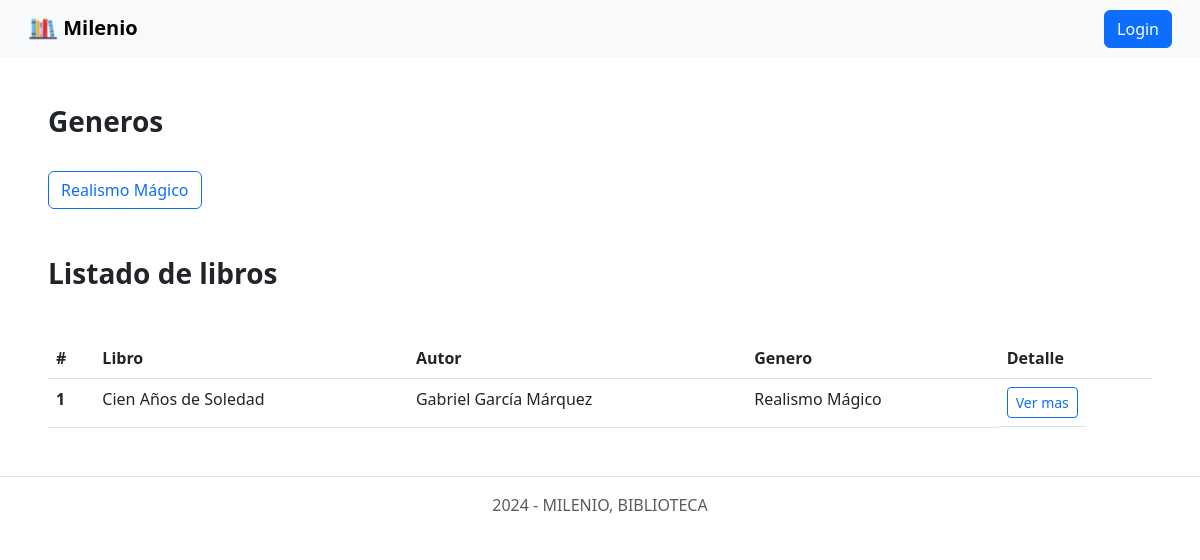
Before: / with the older database file.
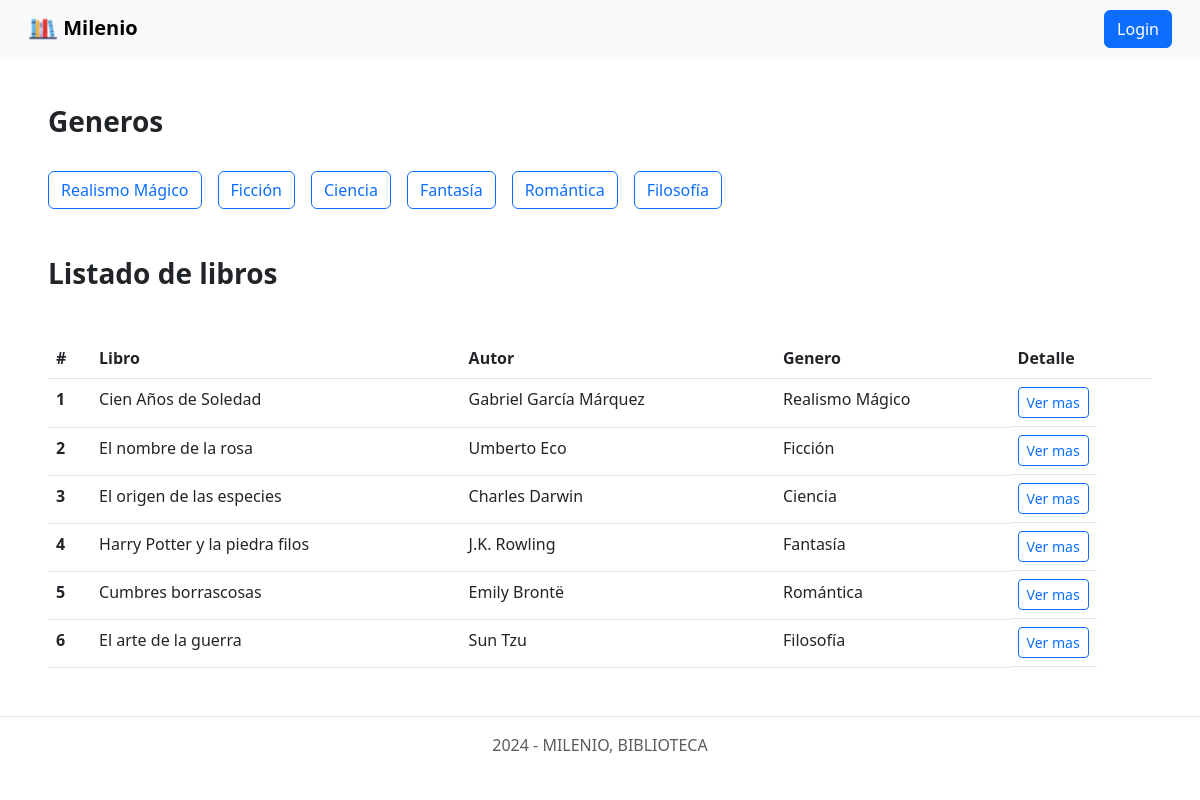
After: the same page with the newer database file.
### tables this page shows
CREATE TABLE `libros` (
  `id_libro` int(11) NOT NULL,
  `nombre` varchar(30) NOT NULL,
  `autor` varchar(30) NOT NULL,
  `resena` text NOT NULL,
  `genero` varchar(30) NOT NULL
);

### function.router.php (called while the page is built, shortened)
<?php
    function showHome(){
        include_once 'templates/layout/header.phtml';
        include_once 'templates/generos.phtml';
        include_once 'templates/catalogo.phtml';
        include_once 'templates/layout/footer.phtml';
    }

### db.php (called while the page is built)
<?php
    $db = new PDO('mysql:host=localhost;dbname=milenio_db;charset=utf8', 'root', '');
    $query = $db->prepare('SELECT * FROM libros');
    $query->execute();
    $catalogo = $query->fetchAll(PDO::FETCH_ASSOC);
    $generos = [];
    foreach ($catalogo as $genero):
        if (!in_array($genero['genero'], $generos)):
            $generos[] = $genero['genero'];
        endif;
    endforeach;

### templates/catalogo.phtml (the view)
<?php
    include_once 'db.php';
?>
<div class="mx-5">
    <h2 class="fs-3 fw-bold mt-5">Listado de libros</h2>
    <table class="table mt-5">
        <thead>
            <tr>
                <th scope="col">#</th><th scope="col">Libro</th><th scope="col">Autor</th><th scope="col">Genero</th><th scope="col">Detalle</th>
            </tr>
        </thead>
        <tbody>
            <?php
                foreach($catalogo as $libro){
                    echo '
                        <tr>
                            <th scope="row">' . $libro['id_libro'] . '</th>
                            <td>' . $libro['nombre'] . '</td>
                            <td>' . $libro['autor'] . '</td>
                            <td>' . $libro['genero'] . '</td>
                            <td class="d-inline-flex gap-3">
                                <a href="../router.php?action=detail/' . $libro['id_libro'] . '">
                                    <button type="button" class="btn btn-outline-primary btn-sm">Ver mas</button>
                                </a>
                            </td>
                        </tr>
                    ';
                }
            ?>
        </tbody>
    </table>
</div>

### router.php (shortened to what this page needs)
<?php
    include_once 'function.router.php';
    if(!empty($_GET['action'])){
        $action = $_GET['action'];
    } else {
        $action = 'home';
    }
    $params = explode('/', $action);
    switch ($params[0]) {
        case 'home':
            showHome();
            break;
    }
?>

### templates/layout/header.phtml (shortened to what this page needs)
<!DOCTYPE html>
    <html lang="en">
        <head>
            <link href="https://cdn.jsdelivr.net/npm/bootstrap@5.3.0-alpha1/dist/css/bootstrap.min.css" rel="stylesheet">
        </head>
        <nav class="navbar bg-body-tertiary px-3">
            <div class="container-fluid">
                <a class="navbar-brand fw-bold" href="?action=home">
                    <img src="../images/logo.png" alt="Logo" width="30" height="30" class="d-inline-block align-text-top">
                    Milenio
                </a>
                <a href="../router.php/?action=login"><button type="button" class="btn btn-primary">Login</button></a>
            </div>
        </nav>
        <body>

### templates/generos.phtml
<?php
    include_once 'db.php';
?>
    <h2 class="fs-3 fw-bold mt-5 ms-5">Generos</h2>
    <ul class="nav justify-content-start ms-5 mt-4 d-inline-flex gap-3">
        <?php foreach ($generos as $genero): ?>
            <li class="nav-item">
                <button type="button" class="btn btn-outline-primary"><?php echo $genero ?></button>
            </li>
        <?php endforeach; ?>
    </ul>

### templates/layout/footer.phtml (shortened to what this page needs)
    <footer class="d-flex flex-wrap justify-content-center align-items-center py-3 my-4 border-top mt-5">
        <div class="align-items-center">
            <span class="text-muted">2024 -  MILENIO, BIBLIOTECA</span>
        </div>
    </footer>
    </body>
</html>

Changed rows visible on the page:
added libros: id_libro "2", nombre "El nombre de la rosa", autor "Umberto Eco", genero "Ficción"
added libros: id_libro "3", nombre "El origen de las especies", autor "Charles Darwin", genero "Ciencia"
added libros: id_libro "4", nombre "Harry Potter y la piedra filos", autor "J.K. Rowling", genero "Fantasía"
added libros: id_libro "5", nombre "Cumbres borrascosas", autor "Emily Brontë", genero "Romántica"
added libros: id_libro "6", nombre "El arte de la guerra", autor "Sun Tzu", genero "Filosofía"
Other visible differences:
new list line: "Ficción"
new list line: "Ciencia"
new list line: "Fantasía"
new list line: "Romántica"
new list line: "Filosofía"
